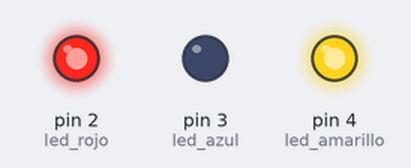
This sketch was run on a simulated Arduino Uno, built with avr-gcc and run on an emulated ATmega328P. On the bench: output pins drawn as LEDs (lit = HIGH).

Above: at 0.5 s.
At 3.5 s:
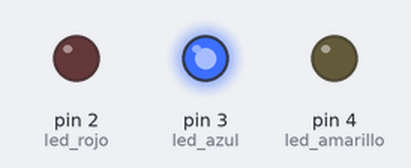
Timing chart, 0 to 4.6 s (numbered marks = the images above):
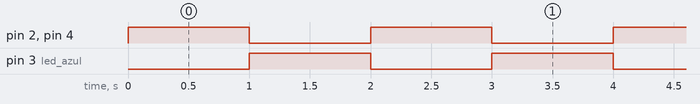

Measured:
- by itself, pin 2 (led_rojo), pin 3 (led_azul), pin 4 (led_amarillo): alternates HIGH for 1.0 s and LOW for 1.0 s

The sketch:

Practica_2-2.ino
```cpp
const int led_rojo = 2;
const int led_azul = 3;
const int led_amarillo = 4;

void setup() {
  // put your setup code here, to run once:

pinMode(led_rojo,OUTPUT);
pinMode(led_azul,OUTPUT);
pinMode(led_amarillo,OUTPUT);

}

void loop() {
  // put your main code here, to run repeatedly:

digitalWrite(led_rojo,HIGH);
digitalWrite(led_azul,LOW);
digitalWrite(led_amarillo,HIGH);
delay(1000);


digitalWrite(led_rojo,LOW);
digitalWrite(led_azul,HIGH);
digitalWrite(led_amarillo,LOW);
delay(1000);

}
```
